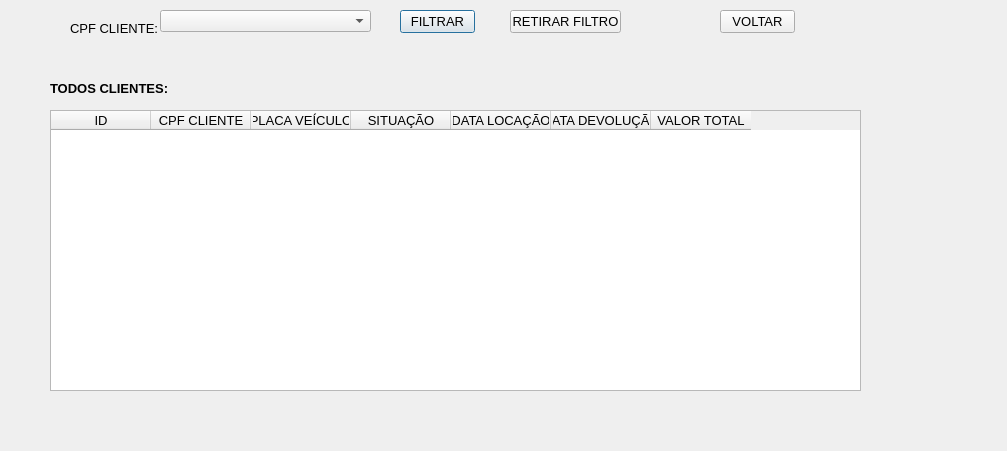
<?xml version="1.0" encoding="UTF-8"?>
<ui version="4.0">
 <class>TelaHistoricooLocacoes</class>
 <widget class="QDialog" name="TelaHistoricooLocacoes">
  <property name="geometry">
   <rect>
    <x>0</x>
    <y>0</y>
    <width>1007</width>
    <height>451</height>
   </rect>
  </property>
  <property name="font">
   <font>
    <pointsize>10</pointsize>
   </font>
  </property>
  <property name="windowTitle">
   <string>Dialog</string>
  </property>
  <widget class="QTableWidget" name="tableWidgetListagem">
   <property name="geometry">
    <rect>
     <x>50</x>
     <y>110</y>
     <width>811</width>
     <height>281</height>
    </rect>
   </property>
   <column>
    <property name="text">
     <string>ID</string>
    </property>
   </column>
   <column>
    <property name="text">
     <string>CPF CLIENTE</string>
    </property>
   </column>
   <column>
    <property name="text">
     <string>PLACA VEÍCULO</string>
    </property>
   </column>
   <column>
    <property name="text">
     <string>SITUAÇÃO</string>
    </property>
   </column>
   <column>
    <property name="text">
     <string>DATA LOCAÇÃO</string>
    </property>
   </column>
   <column>
    <property name="text">
     <string>DATA DEVOLUÇÃO</string>
    </property>
   </column>
   <column>
    <property name="text">
     <string>VALOR TOTAL</string>
    </property>
   </column>
  </widget>
  <widget class="QLabel" name="labelCliente">
   <property name="geometry">
    <rect>
     <x>50</x>
     <y>80</y>
     <width>551</width>
     <height>16</height>
    </rect>
   </property>
   <property name="font">
    <font>
     <pointsize>10</pointsize>
     <weight>75</weight>
     <bold>true</bold>
    </font>
   </property>
   <property name="text">
    <string>TODOS CLIENTES:</string>
   </property>
  </widget>
  <widget class="QLabel" name="label">
   <property name="geometry">
    <rect>
     <x>70</x>
     <y>20</y>
     <width>91</width>
     <height>16</height>
    </rect>
   </property>
   <property name="text">
    <string>CPF CLIENTE:</string>
   </property>
  </widget>
  <widget class="QComboBox" name="comboBoxcPF">
   <property name="geometry">
    <rect>
     <x>160</x>
     <y>10</y>
     <width>211</width>
     <height>22</height>
    </rect>
   </property>
  </widget>
  <widget class="QPushButton" name="pushButtonFiltrar">
   <property name="geometry">
    <rect>
     <x>400</x>
     <y>10</y>
     <width>75</width>
     <height>23</height>
    </rect>
   </property>
   <property name="text">
    <string>FILTRAR</string>
   </property>
  </widget>
  <widget class="QPushButton" name="pushButtonRetirarFiltro">
   <property name="geometry">
    <rect>
     <x>510</x>
     <y>10</y>
     <width>111</width>
     <height>23</height>
    </rect>
   </property>
   <property name="text">
    <string>RETIRAR FILTRO</string>
   </property>
  </widget>
  <widget class="QPushButton" name="pushButtonVoltar">
   <property name="geometry">
    <rect>
     <x>720</x>
     <y>10</y>
     <width>75</width>
     <height>23</height>
    </rect>
   </property>
   <property name="text">
    <string>VOLTAR</string>
   </property>
  </widget>
 </widget>
 <resources/>
 <connections/>
</ui>
